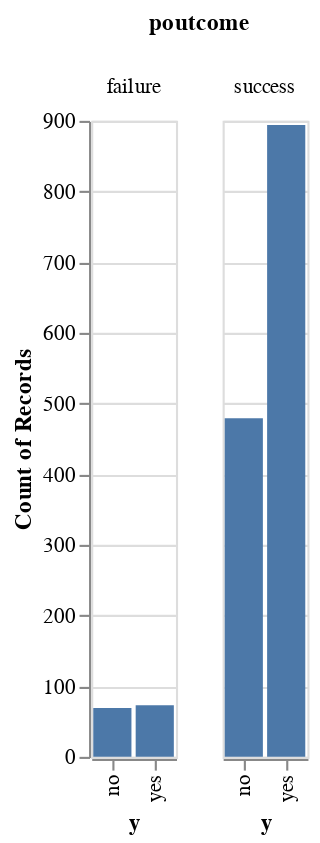

The notebook cell saved with this chart:
### Code cell
prevCampaign = campaign[campaign["pdays"] < 999]
prevCampaign.head()
alt.Chart(prevCampaign).mark_bar().encode(
    alt.X("y"),
    alt.Y('count(y)'),
    column = "poutcome"
)
#pd.crosstab(prevCampaign["poutcome"], prevCampaign["y"])

### Figure 1 — Vega-Lite specification as saved in the notebook (floating-point values rounded to 4 significant figures; data arrays with more than 128 entries replaced by an {"elided": "..."} marker saying what was removed)
{"config": {"view": {"continuousWidth": 400, "continuousHeight": 300}}, "data": {"name": "data-89a419af419ae8df9cd5a4a6057a0d5b"}, "mark": "bar", "encoding": {"column": {"type": "nominal", "field": "poutcome"}, "x": {"type": "nominal", "field": "y"}, "y": {"type": "nominal", "aggregate": "count", "field": "y"}}, "$schema": "https://vega.github.io/schema/vega-lite/v4.8.1.json", "datasets": {"data-89a419af419ae8df9cd5a4a6057a0d5b": {"elided": "1515 records"}}}
